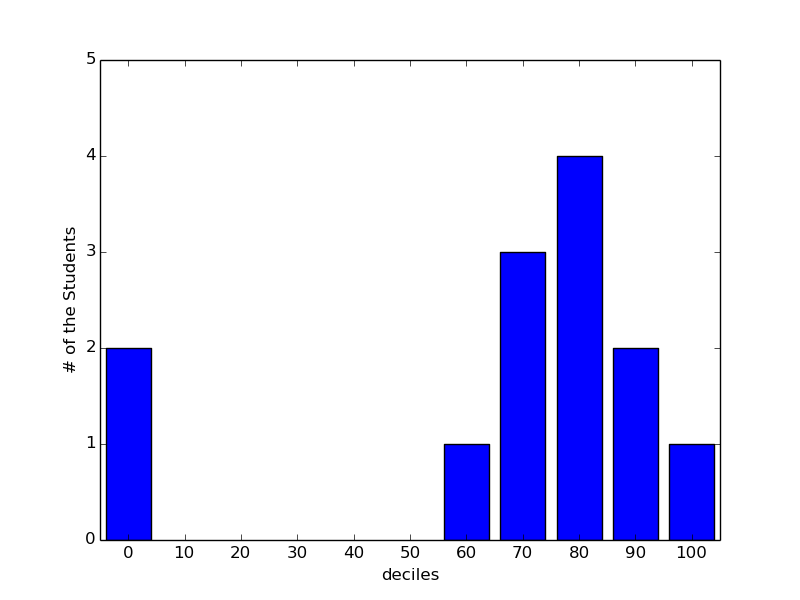

Here is the Python script that generated this plot:
#!/usr/bin/env python
from matplotlib import pyplot as plt
from collections import Counter

grades = [83, 95, 91, 87, 70, 0, 85, 82, 100, 67, 73, 77, 0]
histogram = [grade//10 * 10 for grade in grades]
counter = Counter(histogram)
print counter

# draw x and y label
plt.xlabel("deciles")
plt.ylabel("# of the Students")

# draw the boundry of the x and y
plt.axis([-5, 105, 0, 5])

# draw the x lables
plt.xticks([x * 10 for x in range(11)])

# draw the bar
plt.bar([x - 4 for x in counter.keys()],
	[x for x in counter.values()],
	8)

# save the figure
plt.savefig("practice-py3.png")

# show it
plt.show()
